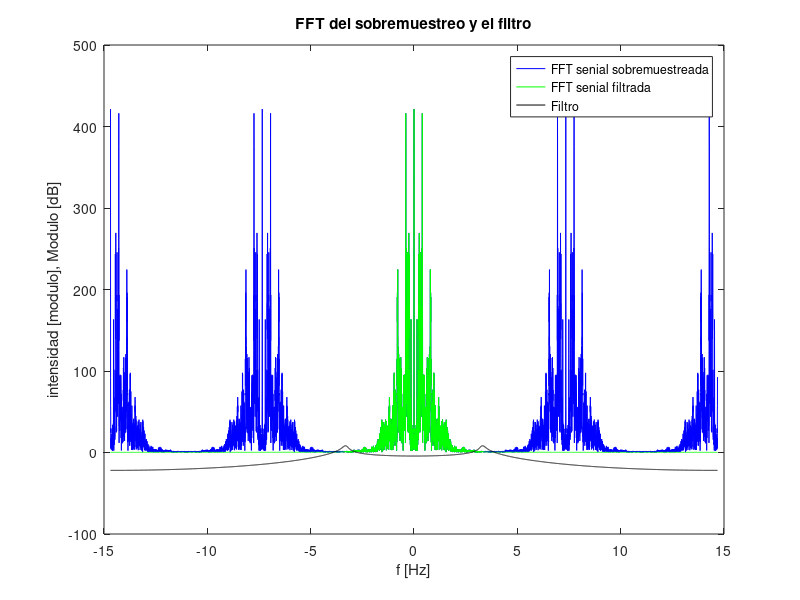
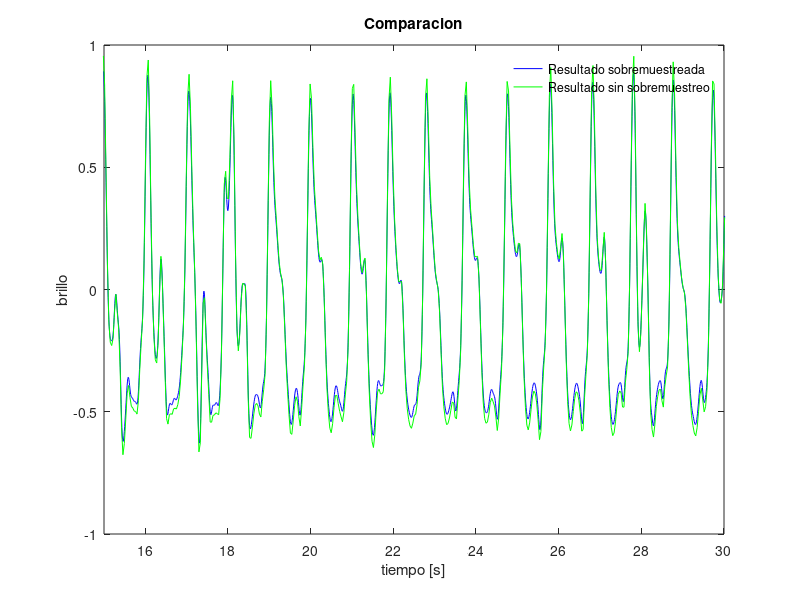

MATLAB code to generate these figures, in order:
clear all;

addpath('/usr/share/octave/packages/signal-1.3.2'); %incluye el specgram

load intensidad_RGB.mat; % brillo, 1 es R, 2 es G, 3 es B.

video_length = length(brillo);

frec_video = 29.37; %frecuencia muestreo video
t_video = 1/(frec_video); %tiempo muestreo video

ejeXvideo = 0 : t_video : ((video_length-1)*t_video);

[b, a] = butter( 4, [0.4*2/frec_video , 10*2/frec_video]); %FiltroPincripal

%% 10 a.
ida_vuelta = filtfilt(b, a, brillo(:,2));
filtrado = filter(b, a, brillo(:,2));

%figure;
%subplot(3,1,1);
%plot(ejeXvideo, ida_vuelta, 'g');
%ylabel('brillo');
%xlim([3 30]);
%title('Resultado filtro ida y vuelta');
%
%subplot(3,1,2);
%plot(ejeXvideo, ida_vuelta, 'g');
%ylabel('brillo');
%xlim([30 60]);
%
%subplot(3,1,3);
%plot(ejeXvideo, ida_vuelta, 'g');
%ylabel('brillo');
%xlim([60 90]);
%
%xlabel('t [s]');
%print -djpg imagenes/punto_10_a_cardiometro.jpg; %Octave
%grid minor;

%% 10 b.
filtrado = filter([-2 -1 0 1 2], 1, ida_vuelta);

%figure;
%subplot(3,1,1);
%plot(ejeXvideo, filtrado, 'g');
%ylabel('derivada brillo');
%title('Resultado filtro con derivada');
%xlim([3 30]);
%
%subplot(3,1,2);
%plot(ejeXvideo, filtrado, 'g');
%ylabel('derivada brillo');
%xlim([30 60]);
%
%subplot(3,1,3);
%plot(ejeXvideo, filtrado, 'g');
%ylabel('derivada brillo');
%xlim([60 90]);
%xlabel('t [s]');
%print -djpg imagenes/punto_10_b_cardiometro.jpg; %Octave
%grid minor;

%% 10 c.
%length_Ma = video_length;
length_Ma = 12;
ma = ones(1,length_Ma)./(length_Ma); %Moving Average
filtMovingAverage = conv(ma, filtrado.^2);

filtMA_length = length(filtMovingAverage);
puntos_descarte = (length_Ma)/2;
filtMovingAverage = filtMovingAverage(puntos_descarte : (filtMA_length-puntos_descarte));

final = filtrado ./ sqrt(filtMovingAverage);

umbral_value = 0.65;
umbral = ones(1,video_length)*umbral_value; %Moving Average

%figure;
%subplot(3,1,1);
%plot(ejeXvideo, (filtMovingAverage)/max(filtMovingAverage), 'b');
%hold on;
%plot(ejeXvideo, umbral, 'r');
%plot(ejeXvideo, final/max(final), 'g');
%legend('Moving Average','Umbral','Derivada normalizada','location','south','Orientation','horizontal');
%title('Resultado normalizada');
%ylabel('brillo normalizado');
%legend boxoff;
%xlim([3 30]);
%
%subplot(3,1,2);
%plot(ejeXvideo, (filtMovingAverage)/max(filtMovingAverage), 'b');
%hold on;
%plot(ejeXvideo, umbral, 'r');
%plot(ejeXvideo, final/max(final), 'g');
%ylabel('brillo normalizado');
%xlim([30 60]);
%
%subplot(3,1,3);
%plot(ejeXvideo, (filtMovingAverage)/max(filtMovingAverage), 'b');
%hold on;
%plot(ejeXvideo, umbral, 'r');
%plot(ejeXvideo, final/max(final), 'g');
%ylabel('brillo normalizado');
%xlim([60 90]);
%
%xlabel('t [s]');
%print -djpg imagenes/punto_10_c_cardiometro.jpg; %Octave
%grid minor;

%% 10 d.
ejeXsobreMuestreoVideo = 0 : t_video/4 : (((video_length)-(1/4))*t_video);
sobreMuestreo = upsample(final,4);

%figure;
%%legend('Moving Average','Umbral','Senial derivada normalizada');
%subplot(3,1,1);
%plot(ejeXsobreMuestreoVideo, sobreMuestreo/max(sobreMuestreo), 'g');
%ylabel('brillo');
%title('Resultado sobremuestreo');
%xlim([3 30]);
%
%subplot(3,1,2);
%plot(ejeXsobreMuestreoVideo, sobreMuestreo/max(sobreMuestreo), 'g');
%ylabel('brillo');
%xlim([30 60]);
%
%subplot(3,1,3);
%plot(ejeXsobreMuestreoVideo, sobreMuestreo/max(sobreMuestreo), 'g');
%ylabel('brillo');
%xlim([60 90]);
%
%xlabel('t [s]');
%print -djpg imagenes/punto_10_d_cardiometro.jpg; %Octave
%grid minor;

f = linspace(-frec_video/2, frec_video/2, video_length*4);
DFT_sobre_muestreo = fftshift(abs(fft(sobreMuestreo)));

[b, a] = butter( 27, 3.3*2/frec_video); %FiltroPasaBajoLimpia

impulso = zeros(1,190);
impulso(1) = 16/(frec_video);

%respuestaImpulso = zeros(1,video_length*4);
respuestaImpulso = filtfilt(b, a, impulso);
respuestaImpulso(video_length*4) = 0;

DFT_respuestaImpulso = 20*log(fftshift(abs(fft(respuestaImpulso))));

respuestaSobreMuestreo = filtfilt(b, a, sobreMuestreo);
DFT_respuestaSobreMuestreo = fftshift(abs(fft(respuestaSobreMuestreo)));

figure;

plot( f, DFT_sobre_muestreo, 'b');
hold on;
plot( f, DFT_respuestaSobreMuestreo, 'g');
plot( f, DFT_respuestaImpulso, 'k');
xlabel('f [Hz]');
ylabel('intensidad [modulo], Modulo [dB]');
title('FFT del sobremuestreo y el filtro');
legend('FFT senial sobremuestreada','FFT senial filtrada','Filtro');

print -djpg imagenes/punto_10_d_fft_cardiometro.jpg; %Octave
grid minor;

figure;

plot( ejeXsobreMuestreoVideo, respuestaSobreMuestreo./max(respuestaSobreMuestreo), 'b');
hold on;
plot(ejeXvideo, final./max(final), 'g');
title('Comparacion');
xlim([15 30]);
ylabel('brillo');
xlabel('tiempo [s]');
legend('Resultado sobremuestreada','Resultado sin sobremuestreo');
legend boxoff;

print -djpg imagenes/punto_10_d_filtrado_sobremuestreo_cardiometro.jpg; %Octave
grid minor;

%% 10 e.
max_signal = max(respuestaSobreMuestreo);
umbralSignal = umbral_value*max_signal;

puntosMayoresUmbral = respuestaSobreMuestreo > umbralSignal;
derivadaMayoresUmbral = diff(puntosMayoresUmbral);

intervalos = find(derivadaMayoresUmbral);

picos = [];
for (i = 1:2:length(intervalos))
	picos((i+1)/2) = round((intervalos(i)+intervalos(i+1))/2);
endfor

umbral = ones(1,video_length*4)*umbral_value; %Umbral

%figure;
%title('Senial para busqueda de picos con umbral 0.7');
%%legend('Moving Average','Umbral','Senial derivada normalizada');
%subplot(3,1,1);
%plot(ejeXsobreMuestreoVideo, umbral, 'r');
%hold on;
%plot(ejeXsobreMuestreoVideo, respuestaSobreMuestreo/max(respuestaSobreMuestreo), 'g');
%plot(ejeXsobreMuestreoVideo(picos),respuestaSobreMuestreo(picos)/max(respuestaSobreMuestreo), 'o');
%xlim([3 120]);
%
%subplot(3,1,2);
%plot(ejeXsobreMuestreoVideo, umbral, 'r');
%hold on;
%plot(ejeXsobreMuestreoVideo, respuestaSobreMuestreo/max(respuestaSobreMuestreo), 'g');
%plot(ejeXsobreMuestreoVideo(picos),respuestaSobreMuestreo(picos)/max(respuestaSobreMuestreo), 'o');
%xlim([120 240]);
%
%subplot(3,1,3);
%plot(ejeXsobreMuestreoVideo, umbral, 'r');
%hold on;
%plot(ejeXsobreMuestreoVideo, respuestaSobreMuestreo/max(respuestaSobreMuestreo), 'g');
%plot(ejeXsobreMuestreoVideo(picos),respuestaSobreMuestreo(picos)/max(respuestaSobreMuestreo), 'o');
%xlim([240 360]);
%
%xlabel('t [4*s]');
%print -djpg imagenes/punto_10_d_mas_definicion_cardiometro.jpg; %Octave
%grid minor;


